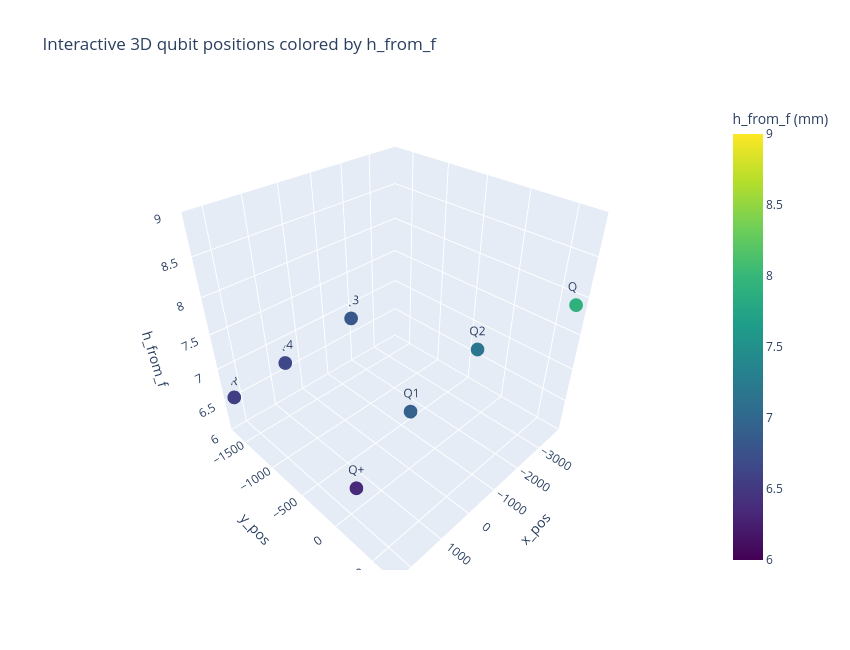

The notebook cell saved with this chart:
### Code cell
# Interactive 3D scatter: x_pos vs y_pos vs h_from_f, colored by h_from_f
if "x_pos" not in globals() or "y_pos" not in globals() or "h_from_f" not in globals():
    raise ValueError("Please run the cell that defines x_pos, y_pos, and h_from_f first.")

import plotly.graph_objects as go

x_vals = np.asarray(x_pos, dtype=float)
y_vals = np.asarray(y_pos, dtype=float)
z_vals = np.asarray(h_from_f, dtype=float)

text_vals = None
if "label" in globals() and len(label) == x_vals.size:
    text_vals = [str(v) for v in label]

fig = go.Figure(
    data=[
        go.Scatter3d(
            x=x_vals,
            y=y_vals,
            z=z_vals,
            mode="markers+text" if text_vals is not None else "markers",
            text=text_vals,
            textposition="top center",
            marker=dict(
                size=8,
                color=z_vals,
                colorscale="Viridis",
                cmin=6.0,
                cmax=9.0,
                colorbar=dict(title="h_from_f (mm)"),
            ),
        )
    ]
)

fig.update_layout(
    title="Interactive 3D qubit positions colored by h_from_f",
    scene=dict(
        xaxis_title="x_pos",
        yaxis_title="y_pos",
        zaxis_title="h_from_f",
        zaxis=dict(range=[6.0, 9.0]),
    ),
    width=850,
    height=650,
)

fig.show()

### Figure 1 — Plotly figure (JSON) as saved in the notebook; plotly's stock layout.template omitted (floating-point values rounded to 4 significant figures)
{"data": [{"marker": {"cmax": 9, "cmin": 6, "color": [6.931, 7.179, 6.818, 6.66, 7.906, 6.358, 6.555], "colorbar": {"title": {"text": "h_from_f (mm)"}}, "colorscale": [[0, "#440154"], [0.1111, "#482878"], [0.2222, "#3e4989"], [0.3333, "#31688e"], [0.4444, "#26828e"], [0.5556, "#1f9e89"], [0.6667, "#35b779"], [0.7778, "#6ece58"], [0.8889, "#b5de2b"], [1, "#fde725"]], "size": 8}, "mode": "markers+text", "text": ["Q1", "Q2", "Q3", "Q4", "Q=", "Q+", "R"], "textposition": "top center", "type": "scatter3d", "x": [0.0, -2500.0, -1900.0, 600.0, -3800.0, 1800.0, 2300.0], "y": [0.0, 0.0, -1700.0, -1700.0, 700.0, 0.0, -1700.0], "z": [6.931, 7.179, 6.818, 6.66, 7.906, 6.358, 6.555]}], "layout": {"height": 650, "scene": {"xaxis": {"title": {"text": "x_pos"}}, "yaxis": {"title": {"text": "y_pos"}}, "zaxis": {"range": [6, 9], "title": {"text": "h_from_f"}}}, "title": {"text": "Interactive 3D qubit positions colored by h_from_f"}, "width": 850}}
